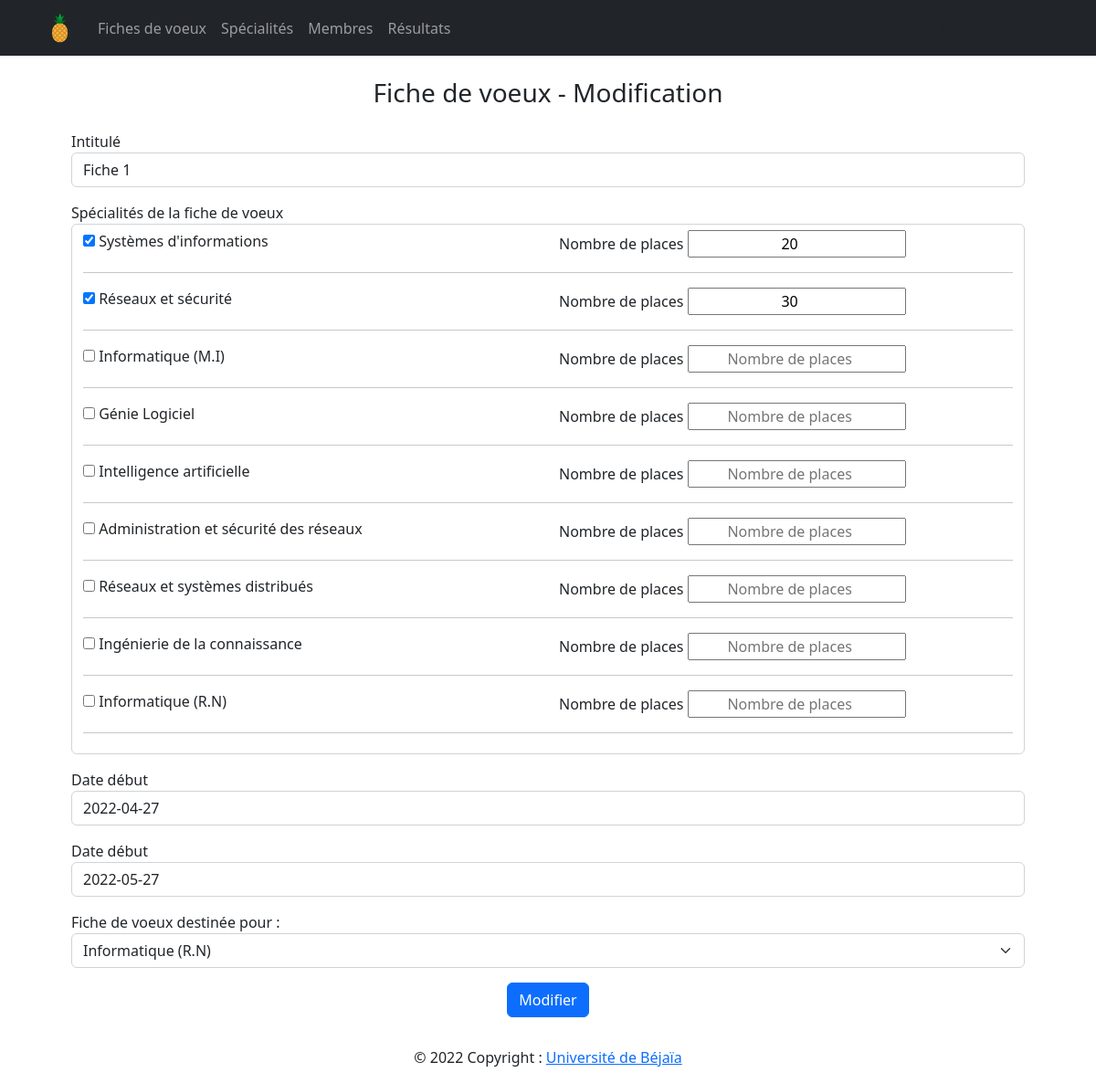
/dashboard/fiches/edit.php?id=1 (signed in), run on the app's committed database.
### tables this page shows
CREATE TABLE FicheVoeux (
	idFiche int NOT NULL AUTO_INCREMENT,
	intituleFiche varchar(100) NOT NULL,
	DateDebut date NOT NULL,
	DateFin date NOT NULL,
	acheve boolean default false,
	Destination int NOT NULL,
	
	CONSTRAINT pk_FicheVoeux PRIMARY KEY (idFiche),
	CONSTRAINT fk_FicheVoeux_specialite FOREIGN KEY (Destination) REFERENCES Specialite(idSpecialite) ON DELETE CASCADE ON UPDATE CASCADE
	);

CREATE TABLE Specialite (
	idSpecialite int NOT NULL AUTO_INCREMENT,
	nomSpecialite varchar(100) NOT NULL,
	anneeDebut int,
	programme varchar(255),
	
	CONSTRAINT pk_specialite PRIMARY KEY (idSpecialite),
	CONSTRAINT fk_specialite_Voeux FOREIGN KEY(anneeDebut) REFERENCES AnneeEtud(idAnneeEtud) ON DELETE SET NULL ON UPDATE CASCADE
	);

CREATE TABLE SpecialiteFiche(
	idFiche int,
	idSpecialite int,
	nbrPlaces int,
	
	CONSTRAINT pk_specialiteFiche PRIMARY KEY (idFiche,idSpecialite),
	CONSTRAINT fk_specialiteFiche_Voeux FOREIGN KEY (idFiche) REFERENCES ficheVoeux(idFiche) ON DELETE CASCADE ON UPDATE CASCADE,
	CONSTRAINT fk_specialiteFiche_specialite FOREIGN KEY (idSpecialite) REFERENCES Specialite(idSpecialite) ON DELETE CASCADE ON UPDATE CASCADE
);

### queries/fiches.php (called while the page is built, shortened)
<?php
    include_once __DIR__.'/../Model/connexionBDD.php';
function getFichesById($id) {
    global $bdd;
    try {
        $request = $bdd->prepare("SELECT * FROM FicheVoeux WHERE idFiche=?");
        $request->execute(array($id));
        $result = $request->fetch(PDO::FETCH_OBJ);
        return $result;
    } catch (PDOException $e) {
        echo $e;
    }
}
function existSpecialitesFiche($idFiche,$idSpecia) {
    global $bdd;
    try {
        $request = $bdd->prepare("SELECT * FROM SpecialiteFiche WHERE idFiche=? AND idSpecialite=?");
        $request->execute(array($idFiche,$idSpecia));
        $result = $request->fetch(PDO::FETCH_OBJ);
        return $result;
    } catch (PDOException $e) {
        echo $e;
    }
}
?>

### queries/specialite.php (called while the page is built, shortened)
<?php
    include_once __DIR__.'/../Model/connexionBDD.php';
function getSpecialites() {
    global $bdd;
    try {
        $request = $bdd->prepare("SELECT * FROM specialite");
        $request->execute();
        $result = $request->fetchAll(PDO::FETCH_OBJ);
        return $result;
    } catch (PDOException $e) {
        echo $e;
    }
}
function getNomSpecialite($id){
    global $bdd;
    try {
        $request = $bdd->prepare("SELECT nomSpecialite FROM specialite WHERE idSpecialite=?");
        $request->execute(array($id));
        $result = $request->fetch(PDO::FETCH_OBJ);
        return $result->nomSpecialite;
    } catch (PDOException $e) {
        echo $e;
    }
}
?>

### Controller/fiches.php (the view, shortened to what this page needs)
<?php
include_once '../../queries/fiches.php';
include_once '../../queries/specialite.php';
function remplirSpecialitesFiche($idFiche) {
    $listSpecialite = getSpecialites();
    foreach ($listSpecialite as $elem) {
        $id = $elem->idSpecialite;
        $nomSpecia = htmlentities(getNomSpecialite($id),ENT_QUOTES,"ISO-8859-1");
        $exist = existSpecialitesFiche($idFiche,$id);
        if ($exist) {
            $nbrPlace = $exist->nbrPlaces;
            echo '<li class="row">
                        <div class="col-12 col-md-6">
                        <input type="checkbox" name="spec'.$id.'" id="spec'.$id.'" value="'.$id.'" checked>
                        <label for="spec'.$id.'">'.$nomSpecia.'</label>
                        </div>
                        <div class="col-12 col-md-6">
                        <label class="sousTitreNbrPlaces" for="spec'.$id.'nbr">Nombre de places</label>
                        <input class="text-center" type="number" name="spec'.$id.'nbr" id="spec'.$id.'nbr" placeholder="Nombre de places" value="'.$nbrPlace.'">
                        </div>
                    </li>
                    <hr>';
        } else {
            echo '<li class="row">
            <div class="col-12 col-md-6">
            <input type="checkbox" name="spec'.$id.'" id="spec'.$id.'" value="'.$id.'">
            <label for="spec'.$id.'">'.$nomSpecia.'</label>
            </div>
            <div class="col-12 col-md-6">
            <label class="sousTitreNbrPlaces" for="spec'.$id.'nbr">Nombre de places</label>
            <input class="text-center" type="number" name="spec'.$id.'nbr" id="spec'.$id.'nbr" placeholder="Nombre de places">
            </div>
        </li>
        <hr>';
        }
    }
}
?>

### dashboard/fiches/edit.php (shortened to what this page needs)
<?php
include_once '../../View/header.php';
include_once '../../queries/fiches.php';
include_once '../../Controller/fiches.php';
include_once '../../Controller/specialites.php';
if (isset($_GET['id'])) {
    $id = (int)$_GET['id'];
    $fiche = getFichesById($id);
    $champIntitule = $fiche->intituleFiche;
    $champDateDeb = $fiche->DateDebut;
    $champDateFin = $fiche->DateFin;
}
?>
<div class="container p-3 mt-2 text-center">
    <h3 class="titrePage">Fiche de voeux - Modification</h3>
</div>
<div class="container mx-auto px-5">
    <form method="POST" action="edit.php?id=<?= $id ?>">
        <div class="form-group mb-3">
            <label class="myLabel" for="addIntitule">Intitulé</label>
            <input class="form-control" type="text" name="addIntitule" id="addIntitule" placeholder="Intitule" required value="<?= htmlentities($champIntitule) ?>" )>
        </div>
        <div class="form-group mb-3">
            <label class="myLabel" for="addSpecialites">Spécialités de la fiche de voeux</label>
            <ul class="form-control" style="list-style: none;">
                <?php remplirSpecialitesFiche($id); ?>
            </ul>
        </div>
        <div class="form-group mb-3">
            <label class="myLabel" for="addDateDebut">Date début</label>
            <input class="form-control" type="text" name="addDateDebut" id="addDateDebut" placeholder="Date début" autocomplete="off" required value="<?= htmlentities($champDateDeb) ?>">
        </div>
        <div class="form-group mb-3">
            <label class="myLabel" for="addDateFin">Date début</label>
            <input class="form-control" type="text" name="addDateFin" id="addDateFin" placeholder="Date fin" autocomplete="off" required value="<?= htmlentities($champDateFin) ?>">
        </div>
        <div class="form-group mb-3">
            <label class="myLabel" for="addDateFin">Fiche de voeux destinée pour :</label>
            <select class="form-select" aria-label="Etat" id="addDestination" name="addDestination" required>
            </select>
        </div>
        <div class="form-group mb-3 text-center">
            <button class="btn btn-primary" type="submit">Modifier</button>
        </div>
    </form>
</div>
<?php
include_once '../../View/footer.php';
?>

### data on the page
fichevoeux: addIntitule "Fiche 1", addDateDebut "2022-04-27", addDateFin "2022-05-27"
specialite: nomSpecia "Systèmes d'informations", nbrPlaces "20"
specialite: nomSpecia "Réseaux et sécurité", nbrPlaces "30"
specialite: nomSpecia "Informatique (M.I)"
specialite: nomSpecia "Génie Logiciel"
specialite: nomSpecia "Intelligence artificielle"
specialite: nomSpecia "Administration et sécurité des réseaux"
specialite: nomSpecia "Réseaux et systèmes distribués"
specialite: nomSpecia "Ingénierie de la connaissance"
specialite: nomSpecia "Informatique (R.N)"

### other printed values
form field addDestination "Informatique (R.N)"
